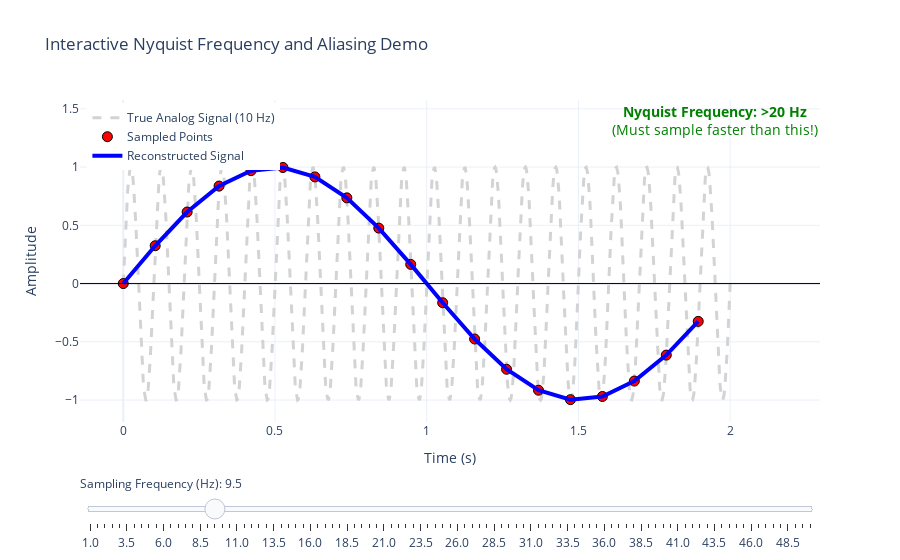

The notebook cell saved with this chart:
### Markdown cell above
## Frequency

### Code cell
import numpy as np
import plotly.graph_objects as go

# --- 1. Define the "True" Analog Signal ---
signal_freq = 10  # The frequency of our original signal in Hz
T = 2             # Total time to display in seconds

# Create a high-resolution representation of the "continuous" analog signal
# This is what the signal *actually* looks like in the real world.
time_continuous = np.linspace(0, T, 1000)
signal_continuous = np.sin(2 * np.pi * signal_freq * time_continuous)

# --- 2. Define the Nyquist Frequency ---
# To perfectly reconstruct the signal, we must sample at more than twice its frequency.
nyquist_freq = 2 * signal_freq

# --- 3. Create the Interactive Plotly Figure ---
fig = go.Figure()

# Add the "true" analog signal as a faint gray line
fig.add_trace(go.Scatter(
    x=time_continuous,
    y=signal_continuous,
    mode='lines',
    line=dict(color='lightgray', width=3, dash='dash'),
    name='True Analog Signal (10 Hz)'
))

# --- 4. Add the Dynamic Traces for Sampling and Reconstruction ---
# These are the plot elements that the slider will update.
# We initialize them with a default sampling frequency of 50 Hz.
initial_sampling_freq = 50.0
time_sampled = np.arange(0, T, 1/initial_sampling_freq)
signal_sampled = np.sin(2 * np.pi * signal_freq * time_sampled)

# Add the sampled points (the red dots)
fig.add_trace(go.Scatter(
    x=time_sampled,
    y=signal_sampled,
    mode='markers',
    marker=dict(color='red', size=10, line=dict(width=1, color='black')),
    name='Sampled Points'
))

# Add the reconstructed signal (the blue line connecting the dots)
fig.add_trace(go.Scatter(
    x=time_sampled,
    y=signal_sampled,
    mode='lines',
    line=dict(color='blue', width=4),
    name='Reconstructed Signal'
))

# --- 5. Create the Slider ---
steps = []
# Create slider steps for sampling frequencies from 1 Hz to 50 Hz
for f_sample in np.arange(1.0, 50.5, 0.5):
    # Calculate the new sampled points and signal for this frequency
    t_step = np.arange(0, T, 1/f_sample)
    s_step = np.sin(2 * np.pi * signal_freq * t_step)
    
    step = dict(
        method="restyle",
        args=[
            {"x": [t_step, t_step], "y": [s_step, s_step]},
            [1, 2] # Indices of the traces to update (sampled points and reconstructed line)
        ],
        label=f"{f_sample:.1f}"
    )
    steps.append(step)

sliders = [dict(
    active=len(steps)-1, # Start the slider at the highest frequency
    currentvalue={"prefix": "Sampling Frequency (Hz): "},
    pad={"t": 50},
    steps=steps
)]

# --- 6. Update Layout, Add Annotations, and Show the Figure ---
fig.update_layout(
    sliders=sliders,
    title_text='Interactive Nyquist Frequency and Aliasing Demo',
    xaxis_title='Time (s)',
    yaxis_title='Amplitude',
    template='plotly_white',
    legend=dict(x=0.01, y=0.99),
    # Add a horizontal line and annotation for the Nyquist Frequency
    shapes=[dict(
        type='line', xref='paper', x0=0, x1=1, y0=0, y1=0,
        line=dict(color='black', width=1)
    )],
    annotations=[dict(
        x=1.95, y=1.4, xref='x', yref='y',
        text=f"<b>Nyquist Frequency: >{nyquist_freq} Hz</b><br>(Must sample faster than this!)",
        showarrow=False, font=dict(size=14, color="green")
    )]
)

fig.show()
